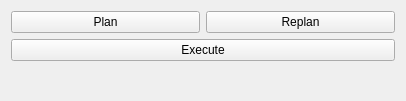
<?xml version="1.0" encoding="UTF-8"?>
<ui version="4.0">
 <class>FSPWidget</class>
 <widget class="QWidget" name="FSPWidget">
  <property name="geometry">
   <rect>
    <x>0</x>
    <y>0</y>
    <width>406</width>
    <height>101</height>
   </rect>
  </property>
  <property name="windowTitle">
   <string>Form</string>
  </property>
  <layout class="QVBoxLayout" name="verticalLayout">
   <item>
    <layout class="QHBoxLayout" name="horizontalLayout">
     <item>
      <widget class="QPushButton" name="plan_btn_">
       <property name="text">
        <string>Plan</string>
       </property>
      </widget>
     </item>
     <item>
      <widget class="QPushButton" name="replan_btn_">
       <property name="text">
        <string>Replan</string>
       </property>
      </widget>
     </item>
    </layout>
   </item>
   <item>
    <widget class="QPushButton" name="execute_btn_">
     <property name="text">
      <string>Execute</string>
     </property>
    </widget>
   </item>
   <item>
    <widget class="QLabel" name="display_">
     <property name="text">
      <string/>
     </property>
    </widget>
   </item>
  </layout>
 </widget>
 <resources/>
 <connections/>
</ui>
